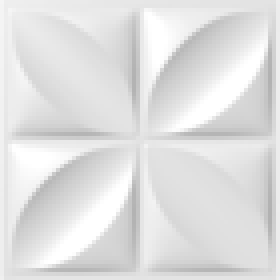
#> input picture placa.png, 70 x 70 px (shown 4 times larger)
$ python simulacao_parede.py
#> lines starting #> are read from the running program, lines starting #| are printed output that depends on the picture
import matplotlib.pyplot as plt
import matplotlib.patches as patches
import numpy as np
import cv2

class DraggableWall:
    def __init__(self, ax, placas, imagens):
        self.ax = ax
        self.placas = placas
        self.imagens = imagens
        self.press = None

    def connect(self):
        self.cidpress = self.ax.figure.canvas.mpl_connect('button_press_event', self.on_press)
        self.cidrelease = self.ax.figure.canvas.mpl_connect('button_release_event', self.on_release)
        self.cidmotion = self.ax.figure.canvas.mpl_connect('motion_notify_event', self.on_motion)

    def on_press(self, event):
        if event.inaxes != self.ax:
            return
        self.press = event.xdata, event.ydata

    def on_motion(self, event):
        if self.press is None or event.xdata is None or event.ydata is None:
            return
        xpress, ypress = self.press
        dx = event.xdata - xpress
        dy = event.ydata - ypress
        for placa, img in zip(self.placas, self.imagens):
            x0, y0 = placa.xy
            placa.set_x(x0 + dx)
            placa.set_y(y0 + dy)
            img.set_extent((x0 + dx, x0 + dx + placa.get_width(), y0 + dy, y0 + dy + placa.get_height()))
        self.ax.figure.canvas.draw()
        self.press = event.xdata, event.ydata

    def on_release(self, event):
        self.press = None


def desenhar_parede_com_placas_e_objetos(largura_parede, altura_parede, tamanho_placa_largura=0.3,
                                         tamanho_placa_altura=0.3, imagem_placa=None, prumo_offset_esquerda=0,
                                         prumo_offset_direita=0, prumo_inicio_esquerda='cima', prumo_inicio_direita='cima',
                                         nivel_offset_cima=0, nivel_offset_baixo=0, nivel_inicio_cima='esquerda',
                                         nivel_inicio_baixo='esquerda'):
#> called with largura_parede = 4.1, altura_parede = 2.66, tamanho_placa_largura = 0.3, tamanho_placa_altura = 0.3, imagem_placa = 'placa.png', prumo_offset_esquerda = 2, prumo_offset_direita = 3, prumo_inicio_esquerda = 'baixo'
    fig, ax = plt.subplots()
    ax.set_xlim(0, largura_parede)
    ax.set_ylim(0, altura_parede)
    ax.set_aspect('equal')
    ax.set_title('Simulação de Instalação Placas')

    ax.spines['top'].set_visible(False)
    ax.spines['right'].set_visible(False)
    ax.spines['left'].set_visible(False)
    ax.spines['bottom'].set_visible(False)
    ax.set_xticks([])
    ax.set_yticks([])

    num_placas_x = int(largura_parede / tamanho_placa_largura) + 2
    num_placas_y = int(altura_parede / tamanho_placa_altura) + 2
    placas = []
    imagens = []

    for i in range(num_placas_x):
        for j in range(num_placas_y):
            x = (i - 1) * tamanho_placa_largura
            y = (j - 1) * tamanho_placa_altura
            placa = patches.Rectangle((x, y), tamanho_placa_largura, tamanho_placa_altura,
                                      linewidth=0.5, edgecolor='b', facecolor='none')
            ax.add_patch(placa)
            placas.append(placa)
            if imagem_placa:
                imagem_bgr = cv2.imread(imagem_placa)
#> imagem_bgr is the input picture: shape (70, 70, 3); min 178, max 255, mean 224.3
                imagem_rgb = cv2.cvtColor(imagem_bgr, cv2.COLOR_BGR2RGB)
                im = ax.imshow(imagem_rgb, extent=(x, x + tamanho_placa_largura, y, y + tamanho_placa_altura), zorder=1)
                imagens.append(im)

    objetos = [
        #patches.Rectangle((0.55, 0.80), 0.87, 2.03, linewidth=1, edgecolor='black', facecolor='lightgray', hatch='//', zorder=5),
        #patches.Rectangle((1.5, 0.80), 0.87, 2.03, linewidth=1, edgecolor='black', facecolor='lightgray', hatch='//', zorder=5)

    ]
#> objetos = []
    for objeto in objetos:
        ax.add_patch(objeto)
#> this loop made 0 passes

    if prumo_inicio_esquerda == 'cima':
        x_start_esquerda = 0
        y_start_esquerda = 0
        x_end_esquerda = x_start_esquerda + altura_parede * np.tan(np.radians(prumo_offset_esquerda))
        y_end_esquerda = altura_parede
    else:
        x_start_esquerda = 0
        y_start_esquerda = altura_parede
        x_end_esquerda = x_start_esquerda + altura_parede * np.tan(np.radians(prumo_offset_esquerda))
        y_end_esquerda = 0
    ax.plot([x_start_esquerda, x_end_esquerda], [y_start_esquerda, y_end_esquerda], color='black', linewidth=2, linestyle='--')
    hachura_esquerda = patches.Polygon([[0, altura_parede], [x_end_esquerda, y_end_esquerda], [0, 0]],
                                       closed=True, facecolor='lightgray', edgecolor='black', hatch='//', zorder=4)
    ax.add_patch(hachura_esquerda)

    if prumo_inicio_direita == 'cima':
        x_start_direita = largura_parede
        y_start_direita = 0
        x_end_direita = x_start_direita - altura_parede * np.tan(np.radians(prumo_offset_direita))
        y_end_direita = altura_parede
    else:
        x_start_direita = largura_parede
        y_start_direita = altura_parede
        x_end_direita = x_start_direita - altura_parede * np.tan(np.radians(prumo_offset_direita))
        y_end_direita = 0
    ax.plot([x_start_direita, x_end_direita], [y_start_direita, y_end_direita], color='black', linewidth=2, linestyle='--')
    hachura_direita = patches.Polygon([[largura_parede, altura_parede], [x_end_direita, y_end_direita], [largura_parede, 0]],
                                      closed=True, facecolor='lightgray', edgecolor='black', hatch='//', zorder=4)
    ax.add_patch(hachura_direita)

    if nivel_inicio_cima == 'esquerda':
        x_start_cima = 0
        y_start_cima = 0
        x_end_cima = largura_parede
        y_end_cima = y_start_cima + largura_parede * np.tan(np.radians(nivel_offset_cima))
    else:
        x_start_cima = largura_parede
        y_start_cima = 0
        x_end_cima = 0
        y_end_cima = y_start_cima + largura_parede * np.tan(np.radians(nivel_offset_cima))
    ax.plot([x_start_cima, x_end_cima], [y_start_cima, y_end_cima], color='green', linewidth=2, linestyle='--')

    hachura_cima = patches.Polygon([[0, 0], [x_end_cima, y_end_cima], [largura_parede, 0]] if nivel_inicio_cima == 'esquerda'
                                   else [[largura_parede, 0], [x_end_cima, y_end_cima], [0, 0]],
                                   closed=True, facecolor='lightgray', edgecolor='black', hatch='//', zorder=4)
    ax.add_patch(hachura_cima)

    if nivel_inicio_baixo == 'esquerda':
        x_start_baixo = 0
        y_start_baixo = altura_parede
        x_end_baixo = largura_parede
        y_end_baixo = y_start_baixo - largura_parede * np.tan(np.radians(nivel_offset_baixo))
    else:
        x_start_baixo = largura_parede
        y_start_baixo = altura_parede
        x_end_baixo = 0
        y_end_baixo = y_start_baixo - largura_parede * np.tan(np.radians(nivel_offset_baixo))
    ax.plot([x_start_baixo, x_end_baixo], [y_start_baixo, y_end_baixo], color='red', linewidth=2, linestyle='--')
    hachura_baixo = patches.Polygon([[0, altura_parede], [x_end_baixo, y_end_baixo], [largura_parede, altura_parede]] if nivel_inicio_baixo == 'esquerda'
                                    else [[largura_parede, altura_parede], [x_end_baixo, y_end_baixo], [0, altura_parede]],
                                    closed=True, facecolor='lightgray', edgecolor='black', hatch='//', zorder=4)
    ax.add_patch(hachura_baixo)

    draggable_wall = DraggableWall(ax, placas, imagens)
    draggable_wall.connect()

    plt.gca().invert_yaxis()
    plt.show()
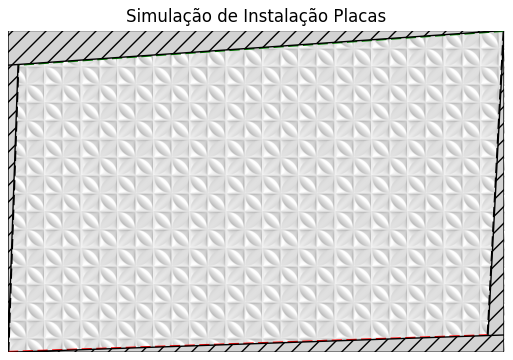
#> figure drawn by matplotlib, 1 panel


largura_parede = 4.1
altura_parede = 2.66
imagem_placa = 'placa.png'
prumo_offset_esquerda = 2
prumo_offset_direita = 3
prumo_inicio_esquerda = 'baixo'
prumo_inicio_direita = 'cima'
nivel_offset_cima = 4
nivel_offset_baixo = 2
nivel_inicio_cima = 'direita'
nivel_inicio_baixo = 'esquerda'

desenhar_parede_com_placas_e_objetos(
    largura_parede, altura_parede,
    tamanho_placa_largura=0.30,
    tamanho_placa_altura=0.30,
    imagem_placa=imagem_placa,
    prumo_offset_esquerda=prumo_offset_esquerda,
    prumo_offset_direita=prumo_offset_direita,
    prumo_inicio_esquerda=prumo_inicio_esquerda,
    prumo_inicio_direita=prumo_inicio_direita,
    nivel_offset_cima=nivel_offset_cima,
    nivel_offset_baixo=nivel_offset_baixo,
    nivel_inicio_cima=nivel_inicio_cima,
    nivel_inicio_baixo=nivel_inicio_baixo
)
